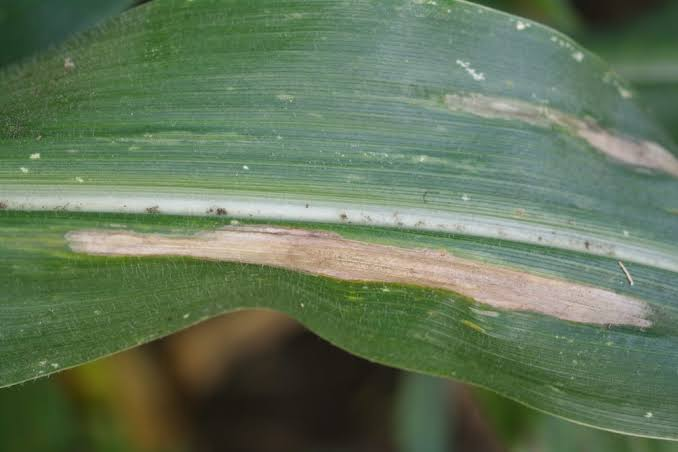
#> input picture src/New Folder/test.jpeg, 678 x 452 px; its folder holds only this picture in this run
$ python -i analyseData.py   (imports and definitions only)   (older library calls are emulated)
#> lines starting #> are read from the running program, lines starting #| are printed output that depends on the picture; after the words box and inside, x2 and y2 are one past the last pixel; in counts of white or black regions, pixels touching at a corner belong together
from __future__ import annotations

from pathlib import Path

import cv2
import numpy as np
import pandas as pd

IMAGE_EXTENSIONS = (".png", ".jpg", ".jpeg", ".webp", ".bmp")


def load_image(image_path: str | Path) -> np.ndarray:
#> called with image_path = 'New Folder/test.jpeg'
    image = cv2.imread(str(image_path))
#> image is the input picture: shape (452, 678, 3); mean B, G, R 89.3, 117.2, 98
    if image is None:
        raise ValueError(f"Impossible de lire l'image: {image_path}")
    return image


def makeImageToHSV(img: np.ndarray) -> np.ndarray:
    return cv2.cvtColor(img, cv2.COLOR_BGR2HSV)
#> returned value: shape (452, 678, 3); mean H, S, V 51.6, 81.3, 119.5


def maskImage(img: np.ndarray, lower_bound1, upper_bound1, lower_bound2, upper_bound2):
    mask1 = cv2.inRange(img, lower_bound1, upper_bound1)
    mask2 = cv2.inRange(img, lower_bound2, upper_bound2)
    return cv2.bitwise_or(mask1, mask2)


def calculPCT_ROUILLE_X1(mask: np.ndarray) -> float:
    total_pixels = mask.size
    if total_pixels == 0:
        return 0.0
    rouille_pixels = cv2.countNonZero(mask)
    return (rouille_pixels / total_pixels) * 100


def calcule_X2(image: np.ndarray, leaf_mask: np.ndarray | None = None) -> float:
    gray = cv2.cvtColor(image, cv2.COLOR_BGR2GRAY)
    gx = cv2.Sobel(gray, cv2.CV_64F, 1, 0, ksize=3)
    gy = cv2.Sobel(gray, cv2.CV_64F, 0, 1, ksize=3)
    magnitude = np.sqrt(gx ** 2 + gy ** 2)
    if leaf_mask is not None and np.any(leaf_mask == 0):
        values = magnitude[leaf_mask == 0]
    else:
        values = magnitude.ravel()
    return float(np.var(values)) if values.size else 0.0


def calcule_X3(image_hsv: np.ndarray, leaf_mask: np.ndarray | None = None) -> float:
    saturation = image_hsv[:, :, 1]
    if leaf_mask is not None and np.any(leaf_mask == 0):
        values = saturation[leaf_mask == 0]
    else:
        values = saturation.ravel()
    return float(np.mean(values)) if values.size else 0.0


def isolerFeuilleCentrale(img: np.ndarray) -> np.ndarray | None:
    blurred = cv2.GaussianBlur(img, (11, 11), 0)
    hsv = cv2.cvtColor(blurred, cv2.COLOR_BGR2HSV)
#> hsv: shape (452, 678, 3); mean H, S, V 51.6, 80.7, 119.4
    lower_green = np.array([35, 35, 35])
    upper_green = np.array([90, 255, 255])
    mask_leaf = cv2.inRange(hsv, lower_green, upper_green)
#> mask_leaf: shape (452, 678); 73.6% white; 28 black regions (16 under 20 px), largest, box (x1, y1, x2, y2) and area: (53, 307, 399, 452) 35701, (69, 225, 664, 329) 21384, (0, 190, 678, 285) 14052

    kernel_large = np.ones((25, 25), np.uint8)
    mask_leaf = cv2.morphologyEx(mask_leaf, cv2.MORPH_CLOSE, kernel_large)
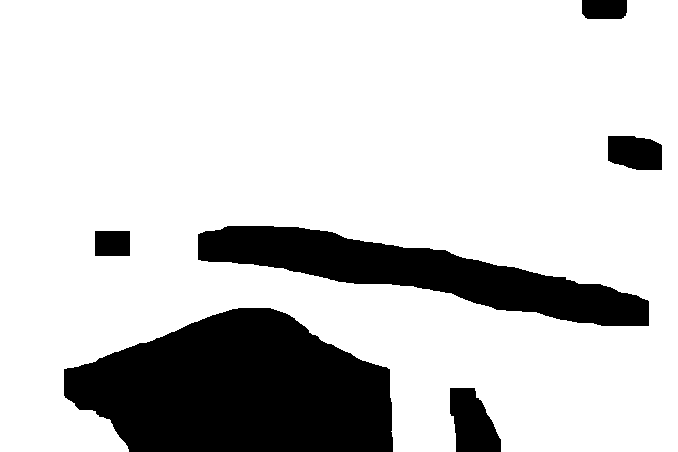
#> mask_leaf: shape (452, 678); 80.7% white; 6 black regions, box (x1, y1, x2, y2) and area: (64, 308, 393, 452) 35336, (198, 226, 649, 326) 18052, (450, 388, 501, 452) 2368, (608, 136, 662, 170) 1601, (95, 231, 130, 256) 875, (582, 0, 627, 19) 827
    mask_leaf = cv2.morphologyEx(mask_leaf, cv2.MORPH_OPEN, np.ones((5, 5), np.uint8))
#> mask_leaf: shape (452, 678); 80.7% white; 6 black regions

    contours, _ = cv2.findContours(mask_leaf, cv2.RETR_EXTERNAL, cv2.CHAIN_APPROX_SIMPLE)
#> contours = 1 contour; box (x1, y1, x2, y2) and area: (0, 0, 678, 452) 266596
    if len(contours) == 0:
        return None

    largest_contour = max(contours, key=cv2.contourArea)
#> largest_contour = contour of 326 points, box (x1, y1, x2, y2) (0, 0, 678, 452), area 266596
    result = np.ones_like(mask_leaf) * 255
    cv2.drawContours(result, [largest_contour], -1, 0, thickness=cv2.FILLED)
#> result: shape (452, 678); 12.6% white; 3 white regions, box (x1, y1, x2, y2) and area: (64, 308, 393, 452) 35337, (450, 388, 501, 452) 2368, (582, 0, 627, 19) 827
    return cv2.medianBlur(result, 5)
#> returned value: shape (452, 678); 12.6% white; 3 white regions, box (x1, y1, x2, y2) and area: (64, 308, 393, 452) 35331, (450, 388, 501, 452) 2364, (582, 0, 627, 19) 823


def rust_mask_from_hsv(image_hsv: np.ndarray) -> np.ndarray:
    lower1 = np.array([0, 50, 35])
    upper1 = np.array([35, 255, 255])
    lower2 = np.array([160, 50, 35])
    upper2 = np.array([179, 255, 255])
    return maskImage(image_hsv, lower1, upper1, lower2, upper2)
#> in maskImage, `mask1 = cv2.inRange(img, lower_bound1, upper_bound1)`: mask1: shape (452, 678); 13.3% white; 72 white regions (56 under 20 px), largest, box (x1, y1, x2, y2) and area: (52, 307, 400, 452) 26936, (76, 225, 554, 310) 9199, (448, 380, 511, 452) 2683
#> in maskImage, `mask2 = cv2.inRange(img, lower_bound2, upper_bound2)`: mask2: shape (452, 678); every value is 0


def extraction_features(image_path: str | Path, label: int | None = None) -> dict[str, float | int | str | None]:
    image = load_image(image_path)
    image_hsv = makeImageToHSV(image)
    leaf_mask = isolerFeuilleCentrale(image)
    if leaf_mask is None:
        leaf_mask = np.zeros(image.shape[:2], dtype=np.uint8)

    rust_mask = rust_mask_from_hsv(image_hsv)
    rust_on_leaf = cv2.bitwise_and(rust_mask, rust_mask, mask=(leaf_mask == 0).astype(np.uint8) * 255)
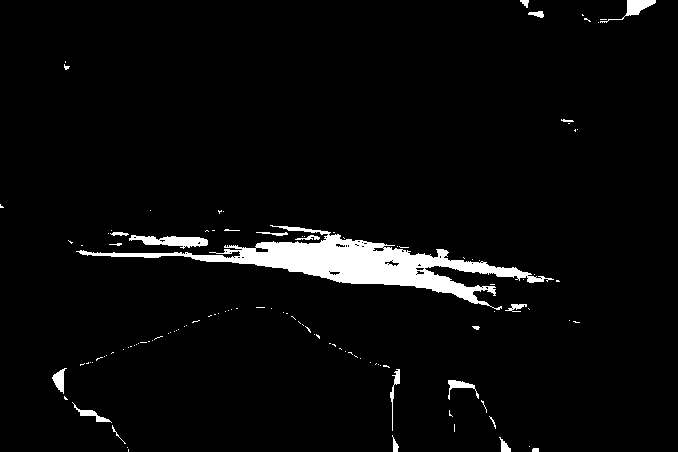
#> rust_on_leaf: shape (452, 678); 3.9% white; 120 white regions (98 under 20 px), largest, box (x1, y1, x2, y2) and area: (76, 225, 554, 310) 9199, (129, 235, 208, 249) 608, (600, 0, 656, 23) 344
    leaf_area = int(np.count_nonzero(leaf_mask == 0)) or image.shape[0] * image.shape[1]
#> leaf_area = 267938

    pct_rouille = calculPCT_ROUILLE_X1(rust_on_leaf)
#> in calculPCT_ROUILLE_X1, `rouille_pixels = cv2.countNonZero(mask)`: rouille_pixels = 11919
#> pct_rouille = 3.89
    rugosite = calcule_X2(image, leaf_mask)
#> in calcule_X2, `gray = cv2.cvtColor(image, cv2.COLOR_BGR2GRAY)`:
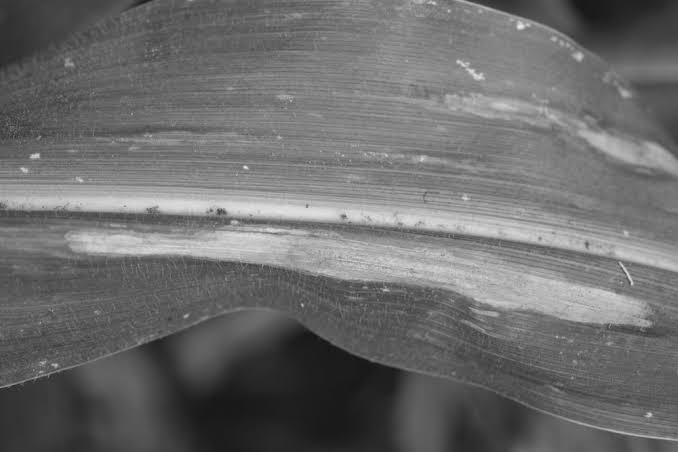
#> gray: shape (452, 678); min 18, max 238, mean 108.3
#> in calcule_X2, `gx = cv2.Sobel(gray, cv2.CV_64F, 1, 0, ksize=3)`:
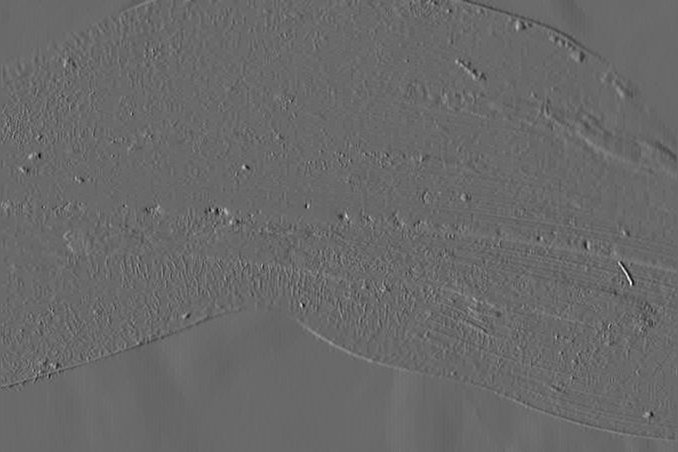
#> gx: shape (452, 678) float64; min -344, max 488, mean 0.2; drawn with min black and max white
#> in calcule_X2, `gy = cv2.Sobel(gray, cv2.CV_64F, 0, 1, ksize=3)`:
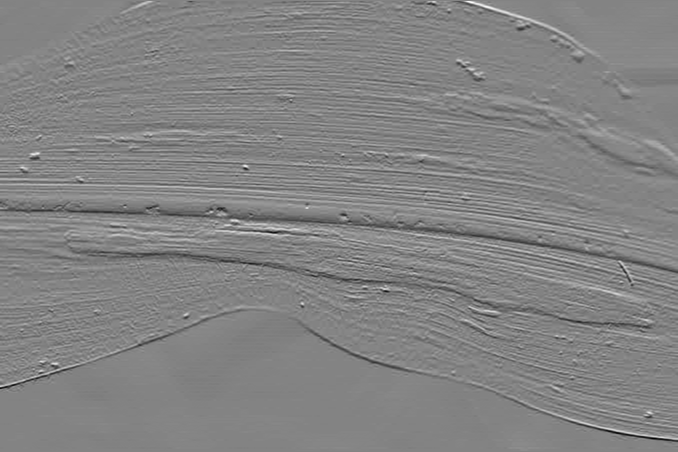
#> gy: shape (452, 678) float64; min -428, max 400, mean -0.4; drawn with min black and max white
#> in calcule_X2, `magnitude = np.sqrt(gx ** 2 + gy ** 2)`:
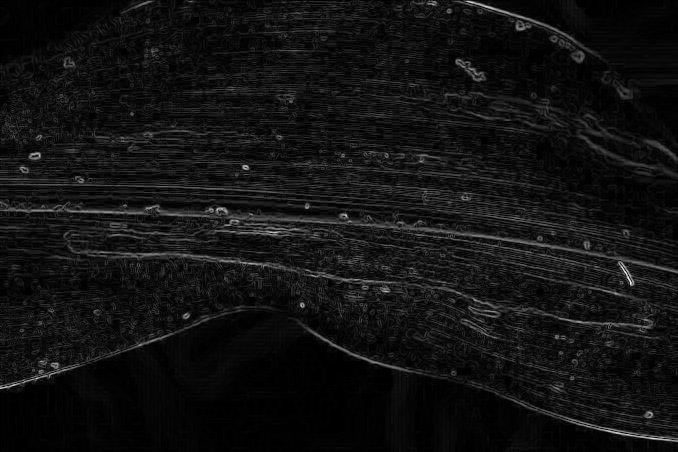
#> magnitude: shape (452, 678) float64; min 0, max 489.6, mean 35.1; drawn with min black and max white
#> rugosite = 1408.6
    saturation_moyenne = calcule_X3(image_hsv, leaf_mask)
#> in calcule_X3, `saturation = image_hsv[:, :, 1]`:
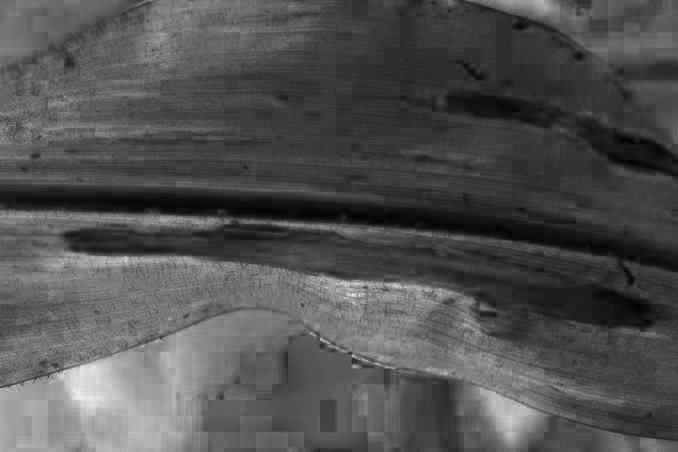
#> saturation: shape (452, 678); min 0, max 249, mean 81.3
#> saturation_moyenne = 76.04

    leaf_pixels = image_hsv[leaf_mask == 0] if np.any(leaf_mask == 0) else image_hsv.reshape(-1, 3)
    indice_chlorose = float(np.mean(leaf_pixels[:, 0])) if leaf_pixels.size else 0.0
#> indice_chlorose = 56.16
    valeur_moyenne = float(np.mean(leaf_pixels[:, 2])) if leaf_pixels.size else 0.0
#> valeur_moyenne = 128

    return {
        "ID_Image": Path(image_path).name,
        "pct_rouille": float(pct_rouille),
        "rugosite": float(rugosite),
        "saturation_moyenne": float(saturation_moyenne),
        "indice_chlorose": indice_chlorose,
        "valeur_moyenne": valeur_moyenne,
        "surface_feuille": float(leaf_area / (image.shape[0] * image.shape[1])),
        "label_malade": int(label) if label is not None else None,
    }


def list_image_files(folder: str | Path) -> list[Path]:
    root = Path(folder)
    if not root.exists():
        return []
    return [path for path in sorted(root.iterdir()) if path.is_file() and path.suffix.lower() in IMAGE_EXTENSIONS]


def build_feature_table(dataset_root: str | Path) -> pd.DataFrame:
    dataset_root = Path(dataset_root)
    class_map = {"saines": 0, "malades": 1}
    rows: list[dict[str, float | int | str | None]] = []

    for class_name, label in class_map.items():
        for image_path in list_image_files(dataset_root / class_name):
            try:
                rows.append(extraction_features(image_path, label))
            except ValueError:
                continue

    columns = [
        "ID_Image",
        "pct_rouille",
        "rugosite",
        "saturation_moyenne",
        "indice_chlorose",
        "valeur_moyenne",
        "surface_feuille",
        "label_malade",
    ]
    return pd.DataFrame(rows, columns=columns)


def save_feature_table(dataframe: pd.DataFrame, output_path: str | Path) -> None:
    Path(output_path).parent.mkdir(parents=True, exist_ok=True)
    dataframe.to_csv(output_path, index=False)


>>> result = extraction_features('New Folder/test.jpeg')
#> result = 8 items
